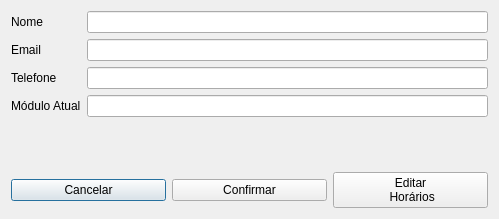
<?xml version="1.0" encoding="UTF-8"?>
<ui version="4.0">
 <class>EditarAluno</class>
 <widget class="QDialog" name="EditarAluno">
  <property name="geometry">
   <rect>
    <x>0</x>
    <y>0</y>
    <width>499</width>
    <height>219</height>
   </rect>
  </property>
  <property name="windowTitle">
   <string>Dialog</string>
  </property>
  <layout class="QVBoxLayout" name="verticalLayout_2">
   <item>
    <layout class="QVBoxLayout" name="verticalLayout">
     <item>
      <layout class="QFormLayout" name="formLayout">
       <item row="0" column="0">
        <widget class="QLabel" name="nomeLabel">
         <property name="text">
          <string>Nome</string>
         </property>
        </widget>
       </item>
       <item row="0" column="1">
        <widget class="QLineEdit" name="nomeLineEdit"/>
       </item>
       <item row="1" column="0">
        <widget class="QLabel" name="emailLabel">
         <property name="text">
          <string>Email</string>
         </property>
        </widget>
       </item>
       <item row="1" column="1">
        <widget class="QLineEdit" name="emailLineEdit"/>
       </item>
       <item row="2" column="0">
        <widget class="QLabel" name="telefoneLabel">
         <property name="text">
          <string>Telefone</string>
         </property>
        </widget>
       </item>
       <item row="2" column="1">
        <widget class="QLineEdit" name="telefoneLineEdit"/>
       </item>
       <item row="3" column="0">
        <widget class="QLabel" name="moduloAtualLabel">
         <property name="text">
          <string>Módulo Atual</string>
         </property>
        </widget>
       </item>
       <item row="3" column="1">
        <widget class="QLineEdit" name="moduloAtualLineEdit"/>
       </item>
      </layout>
     </item>
     <item>
      <layout class="QHBoxLayout" name="horizontalLayout">
       <item>
        <widget class="QPushButton" name="botaoCancelar">
         <property name="text">
          <string>Cancelar</string>
         </property>
        </widget>
       </item>
       <item>
        <widget class="QPushButton" name="botaoConfirmar">
         <property name="text">
          <string>Confirmar</string>
         </property>
        </widget>
       </item>
       <item>
        <widget class="QPushButton" name="botaoEditarHorarios">
         <property name="text">
          <string>Editar 
 Horários</string>
         </property>
        </widget>
       </item>
      </layout>
     </item>
    </layout>
   </item>
  </layout>
 </widget>
 <resources/>
 <connections/>
</ui>
